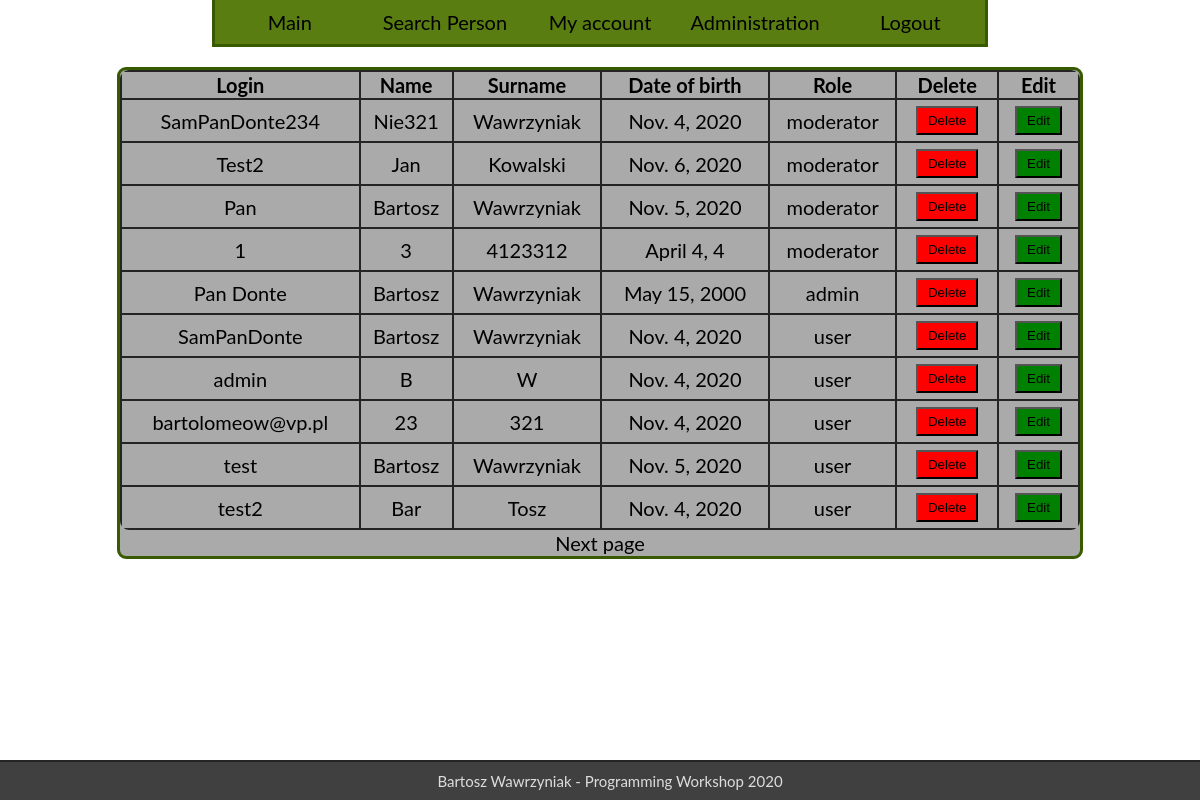
Before: /users/admin/ (signed in) with the older database file.
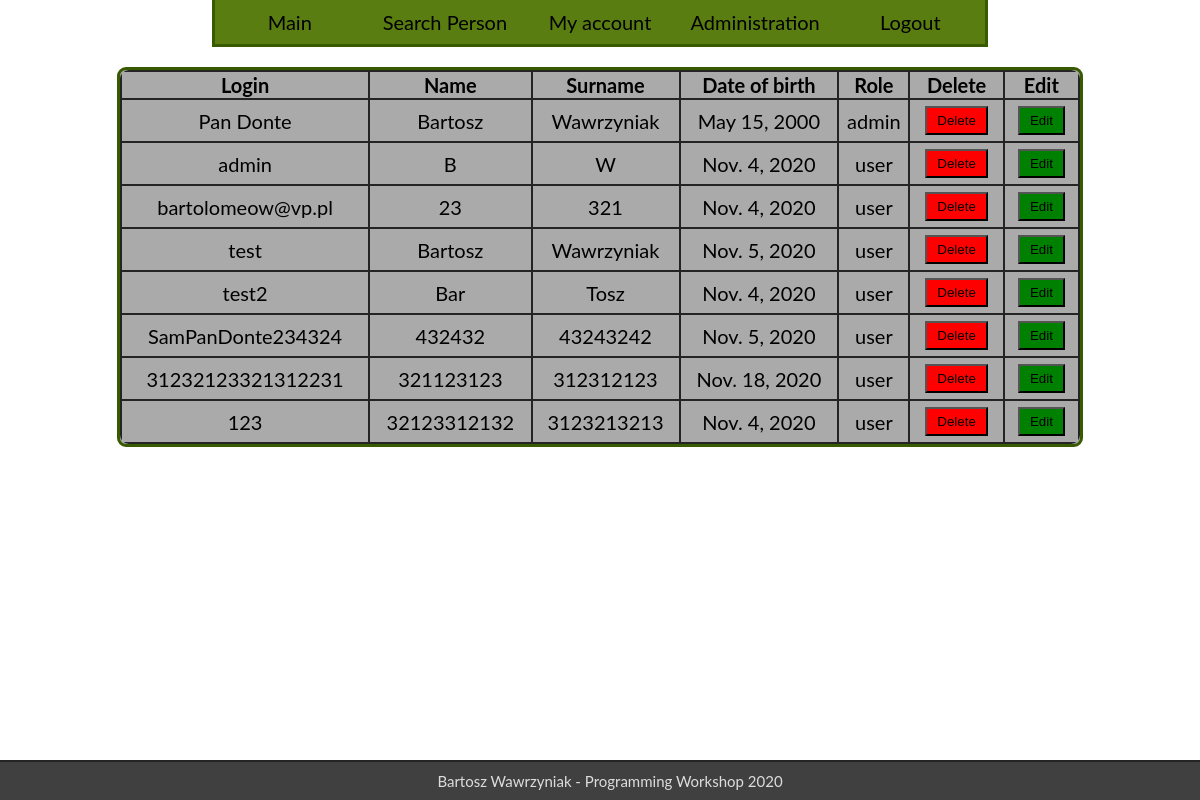
After: the same page with the newer database file.
### users/models.py (models this page shows)
class User(AbstractBaseUser):
    login = models.CharField(max_length=30, unique=True)
    name = models.CharField(max_length=20)
    surname = models.CharField(max_length=30)
    date_of_birth = models.DateField()
    role_id = models.ForeignKey(Role, on_delete=models.SET_NULL, null=True)
    is_deleted = models.BooleanField(default=False)
    objects = BaseUserManager()
    REQUIRED_FIELDS = ['name', 'surname', 'date_of_birth', 'role_id']
    USERNAME_FIELD = 'login'
    @property
    def admin(self):
        return self.role_id.role_name == 'admin'
    @property
    def moderator(self):
        return self.role_id.role_name == 'moderator' or self.admin

class Role(models.Model):
    role_name = models.CharField(max_length=30)
    def __str__(self):
        return self.role_name

### users/views.py (the view)
class IndexView(LoginRequiredMixin, UserPassesTestMixin, View):
    login_url = 'users:login'
    redirect_field_name = 'redirect'
    template = 'users/index.html'
    def get(self, request, page_num=1):
        user_pages = Paginator(User.objects.filter(is_deleted=False).order_by('id'), 10)
        user_list = user_pages.get_page(page_num)
        return render(request, self.template, {'user_list': user_list})
    def test_func(self):
        return self.request.user.moderator

### templates/users/index.html (shortened to what this page needs)
{% extends 'base.html' %}
{% load static %}
{% block content %}
    <div id="content">
        <table>
            <tr>
                <th>Login</th>
                <th>Name</th>
                <th>Surname</th>
                <th>Date of birth</th>
                <th>Role</th>
                <th>Delete</th>
                <th>Edit</th>
            </tr>
            {% for user in user_list %}
                <tr id="{{ user.id }}">
                    <td>{{ user.login }}</td>
                    <td>{{ user.name }}</td>
                    <td>{{ user.surname }}</td>
                    <td>{{ user.date_of_birth }}</td>
                    <td>{{ user.role_id }}</td>
                    <td>
                        <button onclick="del('{% url 'users:detail' user.id %}', '#{{ user.id }}')" class="delete">
                            Delete
                        </button>
                    </td>
                    <td>
                        <a href="{% url 'users:detail' user.id %}">
                            <button class="edit">
                                Edit
                            </button>
                        </a>
                    </td>
                </tr>
            {% endfor %}
        </table>
    {% if user_list.has_previous or user_list.has_next %}
        <table class="page-nav">
            <tr>
                {% if user_list.has_next %}
                    <td><a href="{{ user_list.next_page_number }}">Next page</a></td>
                {% endif %}
            </tr>
        </table>
    {% endif %}
    </div>
{% endblock %}

Changed rows visible on the page:
no longer on this page (row edited): User: login "SamPanDonte234", name "Nie321", surname "Wawrzyniak", date_of_birth "Nov. 4, 2020", role_id "moderator"
no longer on this page (row edited): User: login "Test2", name "Jan", surname "Kowalski", date_of_birth "Nov. 6, 2020", role_id "moderator"
no longer on this page (row edited): User: login "Pan", name "Bartosz", surname "Wawrzyniak", date_of_birth "Nov. 5, 2020", role_id "moderator"
no longer on this page (row edited): User: login "1", name "3", surname "4123312", date_of_birth "April 4, 4", role_id "moderator"
no longer on this page (row edited): User: login "SamPanDonte", name "Bartosz", surname "Wawrzyniak", date_of_birth "Nov. 4, 2020", role_id "user"
now on this page (row unchanged): User: login "SamPanDonte234324", name "432432", surname "43243242", date_of_birth "Nov. 5, 2020", role_id "user"
now on this page (row unchanged): User: login "31232123321312231", name "321123123", surname "312312123", date_of_birth "Nov. 18, 2020", role_id "user"
now on this page (row unchanged): User: login "123", name "32123312132", surname "3123213213", date_of_birth "Nov. 4, 2020", role_id "user"
Other visible differences:
text no longer shown: "Next page"
